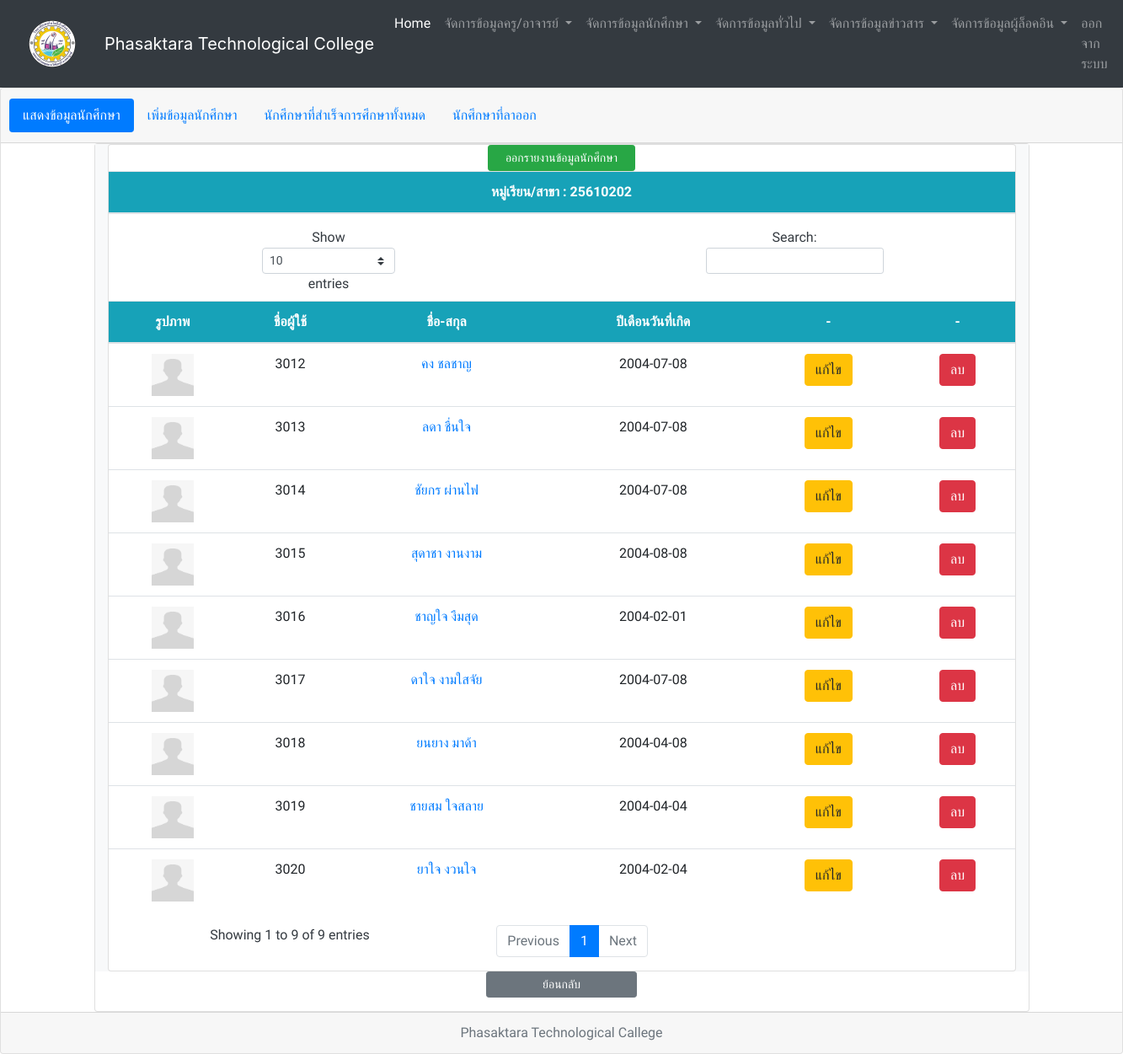
The page /showstudent.php?class_id=18 (signed in) on the database its author committed.
### tables this page shows
CREATE TABLE `class` (
  `class_id` int(11) NOT NULL,
  `class_name` varchar(50) NOT NULL,
  `b_id` tinyint(4) NOT NULL
);

CREATE TABLE `student` (
  `s_username` varchar(13) NOT NULL,
  `s_password` varchar(20) NOT NULL,
  `s_name` varchar(50) NOT NULL,
  `s_idcard` varchar(13) NOT NULL,
  `s_address` text NOT NULL,
  `s_tel` varchar(10) NOT NULL,
  `s_email` varchar(50) NOT NULL,
  `s_year` varchar(4) NOT NULL,
  `s_hbd` date NOT NULL,
  `s_brethren` int(11) NOT NULL,
  `st_id` char(1) NOT NULL,
  `s_child` varchar(2) NOT NULL,
  `class_id` int(11) NOT NULL,
  `f_id` varchar(13) NOT NULL,
  `m_id` varchar(13) NOT NULL,
  `pa_id` varchar(13) NOT NULL,
  `s_pic` varchar(200) NOT NULL
);

### showstudent.php (the view, shortened to what this page needs)
<?php
if(isset($_SESSION["valid_uname"]) && isset($_SESSION["valid_pwd"]) && isset($_SESSION["userlevel"])  == '2'){
include "connect.php";
include "include/head_menu_admin.php";
$class_id = $_GET['class_id'];
$sql = "SELECT *
				FROM student AS student
				INNER JOIN class AS class
					on (student.class_id = class.class_id)
					WHERE student.class_id = '$class_id' ";
$result = mysqli_query($conn, $sql)
  or die("3.ไม่สามารถประมวลผลคำสั่งได้") . mysqli_error();
  $rs = mysqli_fetch_array($result)
?><head>
</head>
<div class="card text-center">
  <div class="card-header">
    <ul class="nav nav-pills card-header-pills">
            <li class="nav-item">
        <a class="nav-link active" href="showstudent_one.php">แสดงข้อมูลนักศึกษา</a>
      </li>
      <li class="nav-item">
        <a class="nav-link" href="frm_addstudent.php">เพิ่มข้อมูลนักศึกษา</a>
      </li>
      <li class="nav-item">
        <a class="nav-link" href="show_successstudent.php">นักศึกษาที่สำเร็จการศึกษาทั้งหมด</a>
      </li>
      <li class="nav-item">
        <a class="nav-link" href="show_outstudent.php">นักศึกษาที่ลาออก</a>
      </li>
    </ul>
  </div>
  <div class="container" >
    <div class="card text-center">
      <div class="container-fluid h-100 bg-light text-dark">
        <div class="card text" style="max-width: 1200px;">
          <div class="row no-gutters">
            <div class="col-md-12">
            <table class="table table-hover" >
                <thead>
                  <tr class="bg-info text-white">
                    <th scope="col">หมู่เรียน/สาขา : <?php echo "$rs[class_name]"; ?></th>
                  </tr>
                  <div class="col"><?php echo "<a href=\"print_student.php?class_id=$rs[class_id]\">"; ?><button class="col-2 btn btn-success btn-sm float-center" >ออกรายงานข้อมูลนักศึกษา</button><?php echo "</a>"; ?></div>
                </thead>
              <table class="table table-hover" id="mytable" >
                <thead>
                  <tr class="bg-info text-white">
                    <th scope="col">รูปภาพ</th>
                    <th scope="col">ชื่อผู้ใช้</th>
                    <th scope="col">ชื่อ-สกุล</th>
                    <th scope="col">ปีเดือนวันที่เกิด</th>
                    <th scope="col">-</th>
                    <th scope="col">-</th>
                  </tr>
                </thead>
                <tbody>
                  <?php
				  	$sql2 = "SELECT * FROM student AS student
							INNER JOIN class AS class
								on (student.class_id = class.class_id)
							WHERE student.class_id = '$class_id' AND st_id = '1'";
					$result2 = mysqli_query($conn, $sql2)
  						or die("3.ไม่สามารถประมวลผลคำสั่งได้") . mysqli_error();
                  	while ($rs2 = mysqli_fetch_array($result2)) {
                  ?>
                    <tr>
                      <td><?php
					  if($rs2['s_pic'] != "") {
					  echo '<img src="image/' . $rs2['s_pic'] . '" width="50px;" height="50px;" alt="image">' ?>
					 <?php }
                       else{
						  echo '<img src="image/null.jpg" width="50px;" height="50px;" alt="image">' ?>
                          <?php }
					  ?></td>
                      <td><?php echo "$rs2[s_username]"; ?></td>
                      <td><?php echo "<a href=\"show_student.php?s_username=$rs2[s_username]\">"; ?><?php echo "$rs2[s_name]"; ?><?php echo "</a>"; ?></td>
                      <td><?php echo "$rs2[s_hbd]"; ?></td>
                      <td><?php echo "<a href=\"edit_student.php?s_username=$rs2[s_username]\">"; ?><button type="button" class="btn btn-warning">แก้ไข</button><?php echo "</a>"; ?></td>
                      <td><?php echo "<a href=\"del_student.php?s_username=$rs2[s_username]\">"; ?><button type="button" class="btn btn-danger">ลบ</button><?php echo "</a>"; ?></td>
                    </tr>
                  <?php
                  }
                  ?>
                </tbody>
              </table>
            </div>
          </div>
        </div>
      </div>
      <div class="form-group">
        <div class="container">
          <div class="row">
            <div class="col"><button class="col-2 btn btn-secondary btn-sm float-center" input type="button" onclick=window.history.back()>ย้อนกลับ</button></div>
          </div>
        </div>
      </div>
    </div>
  </div>
      <div class="card-footer text-muted">
        Phasaktara Technological Callege
      </div>
      <?php
} else {
    echo "<script> alert('Please Login');window.location = 'index.php';</script>";
    exit();
}
?>

### include/head_menu_admin.php (style rules this page uses)
body, h1, h2, div, h3, h4, p { font-family: 'Sarabun'; }

### rows shown on the page
class: class_name "25610202"
student: s_username "3012", s_name "คง ชลชาญ", s_hbd "2004-07-08"
student: s_username "3013", s_name "ลดา ชื่นใจ", s_hbd "2004-07-08"
student: s_username "3014", s_name "ชัยกร ผ่านไฟ", s_hbd "2004-07-08"
student: s_username "3015", s_name "สุดาชา งานงาม", s_hbd "2004-08-08"
student: s_username "3016", s_name "ชาญใจ งืมสุด", s_hbd "2004-02-01"
student: s_username "3017", s_name "ดาใจ งามใสจัย", s_hbd "2004-07-08"
student: s_username "3018", s_name "ยนยาง มาด้า", s_hbd "2004-04-08"
student: s_username "3019", s_name "ชายสม ใจสลาย", s_hbd "2004-04-04"
student: s_username "3020", s_name "ยาใจ งวนใจ", s_hbd "2004-02-04"
